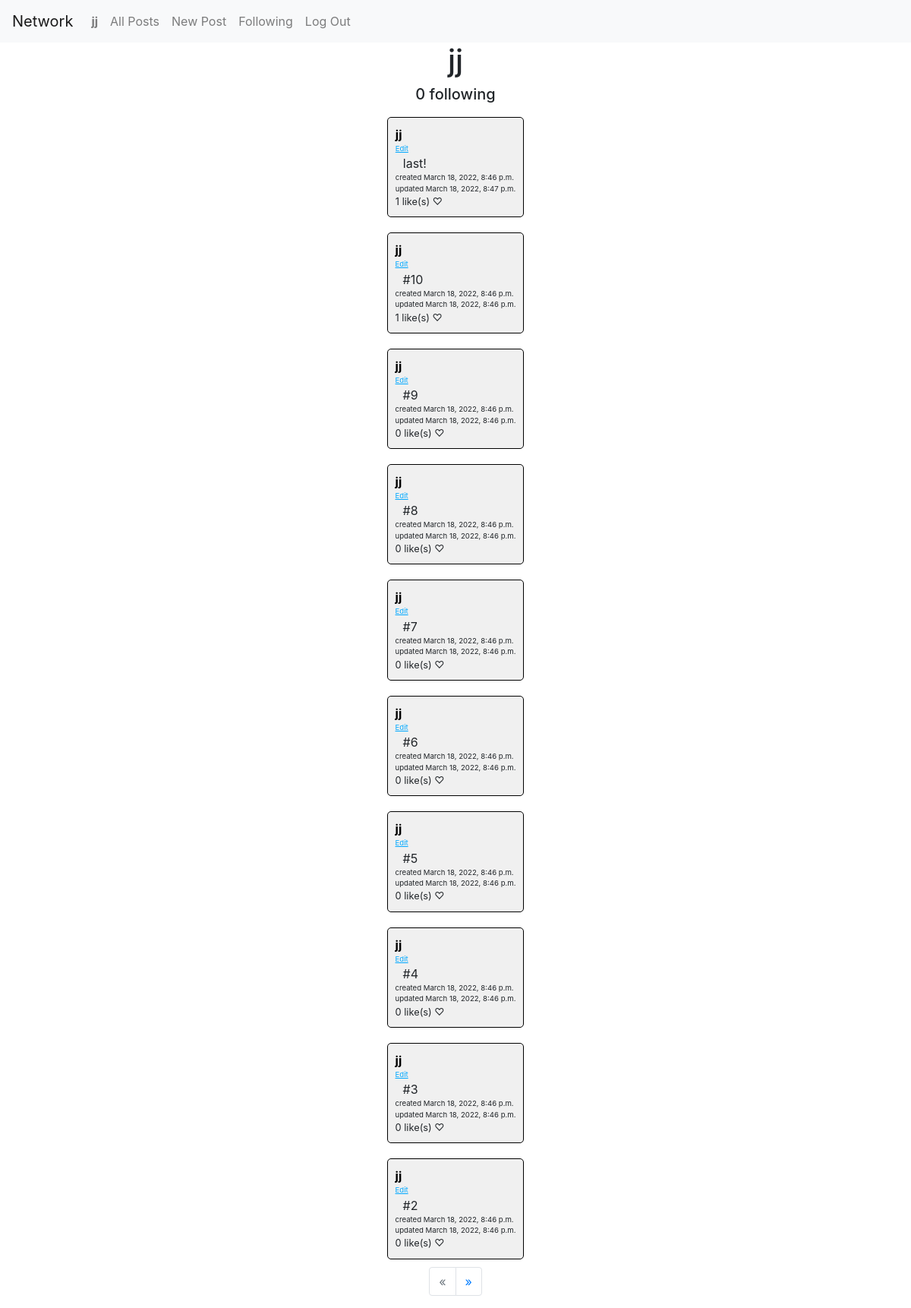
The page /profile/3 (signed in) on the database its author committed.
### network/models.py (models this page shows, shortened)
class User(AbstractUser):
    liked_posts = models.ManyToManyField(
        "Post", related_name="liked", blank=True)
    followed_users = models.ManyToManyField(
        "self", related_name="users_following", blank=True, symmetrical=False)

class Post(models.Model):
    user = models.ForeignKey(
        User, on_delete=models.CASCADE, related_name="posts")
    content = models.TextField()
    created_at = models.DateTimeField(auto_now_add=True)
    updated_at = models.DateTimeField(auto_now=True)

### network/views.py (the view)
# urls.py: path("profile/<int:id>", views.profile, name="profile"),
def profile(request, id):
    user = User.objects.get(id=id)
    page = request.GET.get("page", 1)
    posts = Post.objects.order_by("-created_at")
    paginator = Paginator(posts, 10)
    page_obj = paginator.get_page(page)
    return render(request, "network/profile.html", {
        "given_user": user,
        "page_obj": page_obj,
        "is_following": request.user in user.followed_users.all()
    })

### network/templatetags/helpers.py (called while the page is built)
@register.filter
def all(queryset):
    return queryset.all()

### network/templates/network/profile.html (shortened to what this page needs)
{% extends "network/layout.html" %}
{% load helpers %}
{% block body %}
  <h1>{{ given_user.username }}</h1>
  <h5>{{ given_user.followed_users|all|length }} following</h5>
  {% for post in page_obj.object_list %}
    {% include "post.html" with post=post %}
  {% endfor %}
  <ul class="pagination">
    {% if not page_obj.has_previous %}
      <li class="page-item disabled" tabindex="-1" aria-disabled="true">
        <span class="page-link">&laquo;</span>
      </li>
    {% else %}
      <li class="page-item">
        <a class="page-link" href="?page={{ page_obj.previous_page_number }}">&laquo;</a>
      </li>
    {% endif %}
    {% if not page_obj.has_next %}
      <li class="page-item disabled" tabindex="-1" aria-disabled="true">
        <span class="page-link">&raquo;</span>
      </li>
    {% else %}
      <li class="page-item">
        <a class="page-link" href="?page={{ page_obj.next_page_number }}">&raquo;</a>
      </li>
    {% endif %}
  </ul>
{% endblock %}

### network/templates/network/layout.html (shortened to what this page needs)
{% load static %}
<!DOCTYPE html>
<html lang="en">
    <head>
        <link rel="stylesheet" href="https://stackpath.bootstrapcdn.com/bootstrap/4.4.1/css/bootstrap.min.css">
        <link href="{% static 'network/styles.css' %}" rel="stylesheet">
    </head>
    <body>
        <nav class="navbar navbar-expand-lg navbar-light bg-light">
            <a class="navbar-brand" href="#">Network</a>
            <div>
              <ul class="navbar-nav mr-auto">
                {% if user.is_authenticated %}
                    <li class="nav-item">
                        <a class="nav-link" href="{% url 'profile' user.id %}"><strong>{{ user.username }}</strong></a>
                    </li>
                {% endif %}
                <li class="nav-item">
                  <a class="nav-link" href="{% url 'index' %}">All Posts</a>
                </li>
                {% if user.is_authenticated %}
                    <li class="nav-item">
                      <a class="nav-link" href="{% url 'new-post' %}">New Post</a>
                    </li>
                    <li class="nav-item">
                        <a class="nav-link" href="{% url 'following' %}">Following</a>
                    </li>
                    <li class="nav-item">
                        <a class="nav-link" href="{% url 'logout' %}">Log Out</a>
                    </li>
                {% endif %}
              </ul>
            </div>
          </nav>
        <div class="body">
            {% block body %}
            {% endblock %}
        </div>
    </body>
</html>

### network/templates/post.html
{% load helpers %}
<div class="post" id="post-{{ post.id }}" data-post-id="{{ post.id }}">
    <a href="{% url 'profile' post.user.id %}" class="post-author">{{ post.user }}</a>
    {% if request.user == post.user %}
      <span class="post-edit">Edit</span>
    {% endif %}
    <span class="post-content">{{ post.content }}</span>
    <span class="post-created-at">created {{ post.created_at }}</span>
    <span class="post-updated-at">updated {{ post.updated_at }}</span>
    <div class="post-likes-container">
      <span class="post-likes">{{ post.liked|all|length }} like(s)</span>
      {% if post in request.user.liked_posts|all %}
        <span class="post-like post-liked">♥</span>
      {% else %}
        <span class="post-like">♡</span>
      {% endif %}
    </div>
</div>

### network/static/network/styles.css (style rules this page uses)
.body { display: flex; flex-direction: column; align-items: center; justify-content: center; }
.post-author { font-weight: bolder; display: block; }
.post-content { display: block; padding-left: 10px; }
.post-created-at, .post-updated-at { display: block; font-size: 0.6em; }
.post-likes-container { display: block; font-size: 0.8em; }
.post-edit { display: block; font-size: 0.6em; color: #00a8ff; text-decoration: underline; cursor: pointer; }
.post { margin: 10px; padding: 10px; border: 1px solid black; border-radius: 5px; background-color: #f0f0f0; }
.post-author { color: black; }
.post-like { cursor: pointer; }

### rows shown on the page
User: username "jj", followed_users|all "0"
Post: user "jj", shows "Edit", content "last!", created_at "March 18, 2022, 8:46 p.m.", updated_at "March 18, 2022, 8:47 p.m.", liked|all "1"
Post: user "jj", shows "Edit", content "#10", created_at "March 18, 2022, 8:46 p.m.", updated_at "March 18, 2022, 8:46 p.m.", liked|all "1"
Post: user "jj", shows "Edit", content "#9", created_at "March 18, 2022, 8:46 p.m.", updated_at "March 18, 2022, 8:46 p.m.", liked|all "0"
Post: user "jj", shows "Edit", content "#8", created_at "March 18, 2022, 8:46 p.m.", updated_at "March 18, 2022, 8:46 p.m.", liked|all "0"
Post: user "jj", shows "Edit", content "#7", created_at "March 18, 2022, 8:46 p.m.", updated_at "March 18, 2022, 8:46 p.m.", liked|all "0"
Post: user "jj", shows "Edit", content "#6", created_at "March 18, 2022, 8:46 p.m.", updated_at "March 18, 2022, 8:46 p.m.", liked|all "0"
Post: user "jj", shows "Edit", content "#5", created_at "March 18, 2022, 8:46 p.m.", updated_at "March 18, 2022, 8:46 p.m.", liked|all "0"
Post: user "jj", shows "Edit", content "#4", created_at "March 18, 2022, 8:46 p.m.", updated_at "March 18, 2022, 8:46 p.m.", liked|all "0"
Post: user "jj", shows "Edit", content "#3", created_at "March 18, 2022, 8:46 p.m.", updated_at "March 18, 2022, 8:46 p.m.", liked|all "0"
Post: user "jj", shows "Edit", content "#2", created_at "March 18, 2022, 8:46 p.m.", updated_at "March 18, 2022, 8:46 p.m.", liked|all "0"
